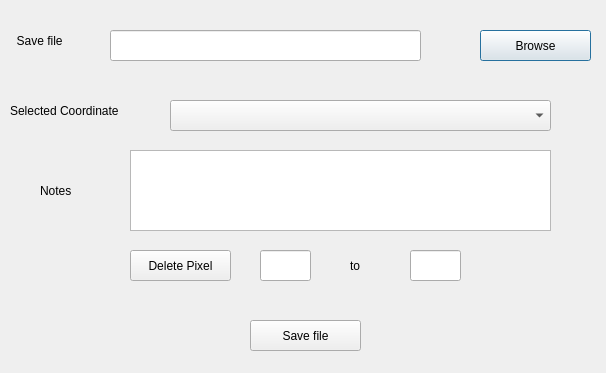
<?xml version="1.0" encoding="UTF-8"?>
<ui version="4.0">
 <class>rasterMIDialogBase</class>
 <widget class="QDialog" name="rasterMIDialogBase">
  <property name="geometry">
   <rect>
    <x>0</x>
    <y>0</y>
    <width>606</width>
    <height>373</height>
   </rect>
  </property>
  <property name="windowTitle">
   <string>rasterMI</string>
  </property>
  <widget class="QLabel" name="label_2">
   <property name="geometry">
    <rect>
     <x>10</x>
     <y>20</y>
     <width>81</width>
     <height>41</height>
    </rect>
   </property>
   <property name="text">
    <string>  Save file </string>
   </property>
  </widget>
  <widget class="QLineEdit" name="SaveFileLine">
   <property name="geometry">
    <rect>
     <x>110</x>
     <y>30</y>
     <width>311</width>
     <height>31</height>
    </rect>
   </property>
  </widget>
  <widget class="QPushButton" name="SaveFileSelect">
   <property name="geometry">
    <rect>
     <x>480</x>
     <y>30</y>
     <width>111</width>
     <height>31</height>
    </rect>
   </property>
   <property name="text">
    <string>Browse</string>
   </property>
  </widget>
  <widget class="QLabel" name="label">
   <property name="geometry">
    <rect>
     <x>10</x>
     <y>90</y>
     <width>141</width>
     <height>41</height>
    </rect>
   </property>
   <property name="text">
    <string>Selected Coordinate</string>
   </property>
  </widget>
  <widget class="QComboBox" name="XYCombo">
   <property name="geometry">
    <rect>
     <x>170</x>
     <y>100</y>
     <width>381</width>
     <height>31</height>
    </rect>
   </property>
  </widget>
  <widget class="QLabel" name="label_5">
   <property name="geometry">
    <rect>
     <x>40</x>
     <y>170</y>
     <width>51</width>
     <height>41</height>
    </rect>
   </property>
   <property name="text">
    <string>Notes</string>
   </property>
  </widget>
  <widget class="QPlainTextEdit" name="XYNoteBox">
   <property name="geometry">
    <rect>
     <x>130</x>
     <y>150</y>
     <width>421</width>
     <height>81</height>
    </rect>
   </property>
  </widget>
  <widget class="QPushButton" name="SaveFileButton">
   <property name="geometry">
    <rect>
     <x>250</x>
     <y>320</y>
     <width>111</width>
     <height>31</height>
    </rect>
   </property>
   <property name="text">
    <string>Save file</string>
   </property>
  </widget>
  <widget class="QPushButton" name="deletePixelButton">
   <property name="geometry">
    <rect>
     <x>130</x>
     <y>250</y>
     <width>101</width>
     <height>31</height>
    </rect>
   </property>
   <property name="text">
    <string>Delete Pixel</string>
   </property>
  </widget>
  <widget class="QLineEdit" name="deletePixelLine1">
   <property name="geometry">
    <rect>
     <x>260</x>
     <y>250</y>
     <width>51</width>
     <height>31</height>
    </rect>
   </property>
   <property name="text">
    <string/>
   </property>
  </widget>
  <widget class="QLineEdit" name="deletePixelLine2">
   <property name="geometry">
    <rect>
     <x>410</x>
     <y>250</y>
     <width>51</width>
     <height>31</height>
    </rect>
   </property>
  </widget>
  <widget class="QLabel" name="label_3">
   <property name="geometry">
    <rect>
     <x>350</x>
     <y>250</y>
     <width>21</width>
     <height>31</height>
    </rect>
   </property>
   <property name="text">
    <string>to</string>
   </property>
  </widget>
 </widget>
 <resources/>
 <connections/>
</ui>
